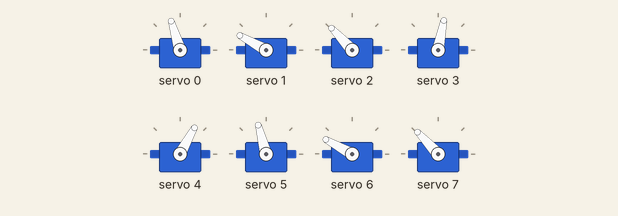
Simulated run of this sketch. Board: Arduino Uno, built with avr-gcc and run on an emulated ATmega328P. On the bench: 8 × servo.

Above: at 1.15 s.
At 1.65 s:
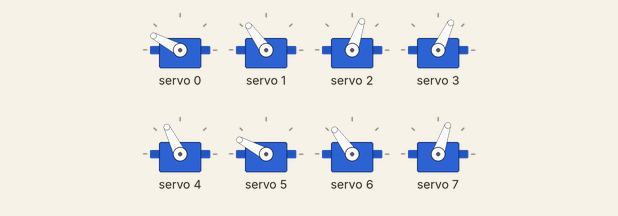
At 1.9 s:
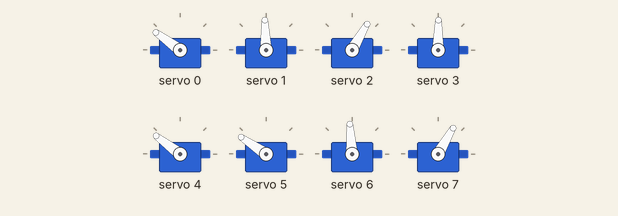
At 2.15 s:
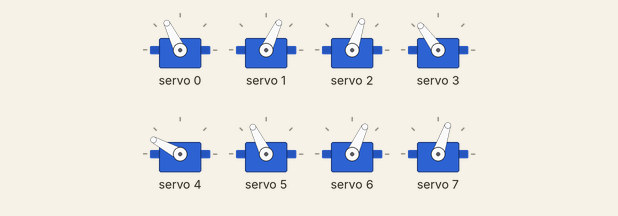
At 2.65 s:
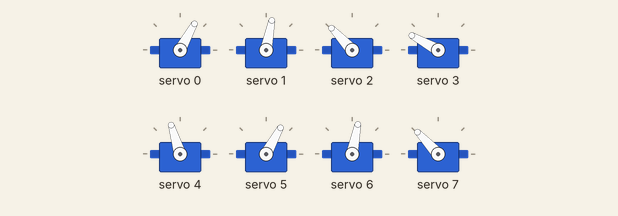
At 3.2 s:
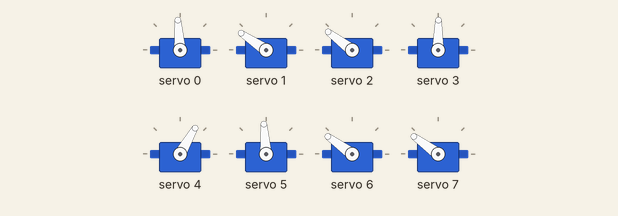
Timing chart, 0 to 6.1 s (numbered marks = the images above):
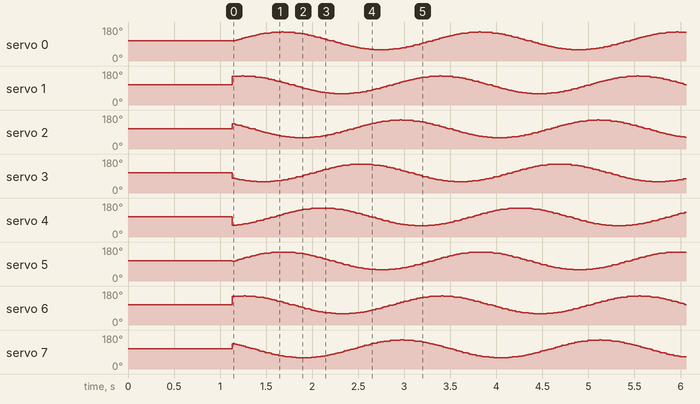

The sketch:

snake_with_servo_driver.ino
```cpp
#include <Wire.h>
#include <Adafruit_PWMServoDriver.h>
#include <Servo.h>

//servo driver
Adafruit_PWMServoDriver servoList = Adafruit_PWMServoDriver();
#define SERVOMIN 100
#define SERVOMAX 710

//snake
float pi = 3.14159;
int TotalNumberofServos = 10; //change as required
float Shift = 2 * pi / TotalNumberofServos; // Phase lag between segments
float Wavelengths, rads;
int InteriorAngle, SetpointAngle, MaxAngleDisplacement;

void setup() {
  Serial.begin(9600);
  servoList.begin();
  servoList.setPWMFreq(60);  // This is the maximum PWM frequency
  int  pulselength = map(90, 0, 180, SERVOMIN, SERVOMAX); // setting 90 degree
  //initializing snake to 90 degree
  for (int servo = 0; servo < 8; servo++) {
    servoList.setPWM(servo, 0, pulselength);
    delay(15);
  }
  delay(1000);
}

//----------WORKING-------------
void straightline() {
  int  pulselength = map(90, 0, 180, SERVOMIN, SERVOMAX); // setting 90 degree
  //initializing snake to 90 degree
  for (int servo = 0; servo < 8; servo++) {
    servoList.setPWM(servo, 0, pulselength);
    delay(100);
  }
}

//-------WORKING------------------
void ring() {
  InteriorAngle = 180 - 360 / (TotalNumberofServos + 1); //general formula for a polygon with 3 or more vertices, +1 vertice between tail and head segment
  SetpointAngle = abs(InteriorAngle - 90); //Offset the angle from the initial position of 90 degrees.
  int  pulselength = map(SetpointAngle, 0, 180, SERVOMIN, SERVOMAX); // setting degree with SetpointAngle and getting pulselength
  for (int servo = 0; servo < 8; servo++) {
    if (servo % 2 == 0) {
      servoList.setPWM(servo, 0, pulselength);

    } else {
      int angle = 90 + 90 - SetpointAngle;
      int  pulselength = map(angle, 0, 180, SERVOMIN, SERVOMAX); // setting degree with SetpointAngle and getting pulselength
      servoList.setPWM(servo, 0, pulselength);
      //      continue;

    }
    //    servoList.setPWM(servo, 0, pulselength);
    delay(100);
  }
}

//---------WORKING---------
void slither(int offset, int Amplitude, int Speed, float Wavelengths) {
  MaxAngleDisplacement = abs(offset) + abs(Amplitude); //amount servo can rotate from the SetpointAngle without going out of the [0,180] degree range
  while (MaxAngleDisplacement > 90) { //prevents a setpoint angle outside the rage of[0,180]
    Amplitude = abs(Amplitude) - 1;
    MaxAngleDisplacement = abs(offset) + Amplitude;
  }
  for (int i = 0; i < 360; i++) {
    rads = i * pi / 180.0; //convert from degrees to radians
    for (int servo = 0; servo < 8; servo++) {
      //      if (j % 2 == 0) {
      //        myServos[j].write(90 + offset + Amplitude * sin(Speed * rads + j * Wavelengths * Shift));
      //      } else {
      //        myServos[j].write(90 - offset - Amplitude * sin(Speed * rads + j * Wavelengths * Shift));
      //        //continue;
      //      }
      int angle = 90 + offset + Amplitude * sin(Speed * rads + servo * Wavelengths * Shift);
      int  pulselength = map(angle, 0, 180, SERVOMIN, SERVOMAX);
      servoList.setPWM(servo, 0, pulselength);
    }
    delay(10);
  }
}

//------------WORKING: JUST SHOW THE WAVE LIKE POSITION--------------
void staticWave(int offset, int Amplitude, float Wavelengths) {
  MaxAngleDisplacement = abs(offset) + abs(Amplitude); //amount servo can rotate from the SetpointAngle without going out of the [0,180] degree range
  while (MaxAngleDisplacement > 90) { //prevents a setpoint angle outside the rage of[0,180]
    Amplitude = abs(Amplitude) - 1;
    MaxAngleDisplacement = abs(offset) + Amplitude;
  }

  for (int servo = 0; servo < 8; servo++) {
    if (servo % 2 == 0) {
      int angle = 90 + offset + Amplitude * sin(servo * Wavelengths * Shift);
      int  pulselength = map(angle, 0, 180, SERVOMIN, SERVOMAX);
      servoList.setPWM(servo, 0, pulselength);

      //      myServos[j].write(90 + offset + Amplitude * sin(j * Wavelengths * Shift));
    } else {
      int angle = 90 - offset - Amplitude * sin(servo * Wavelengths * Shift);
      int  pulselength = map(angle, 0, 180, SERVOMIN, SERVOMAX);
      servoList.setPWM(servo, 0, pulselength);

      //      myServos[j].write(90 - offset - Amplitude * sin(j * Wavelengths * Shift));
    }
    delay(15);
  }
}

void loop() {
  //    straightline();
  //    ring();
  slither(0, 35, 3, 2);
  //  staticWave(0, 35, 2);
}
```
